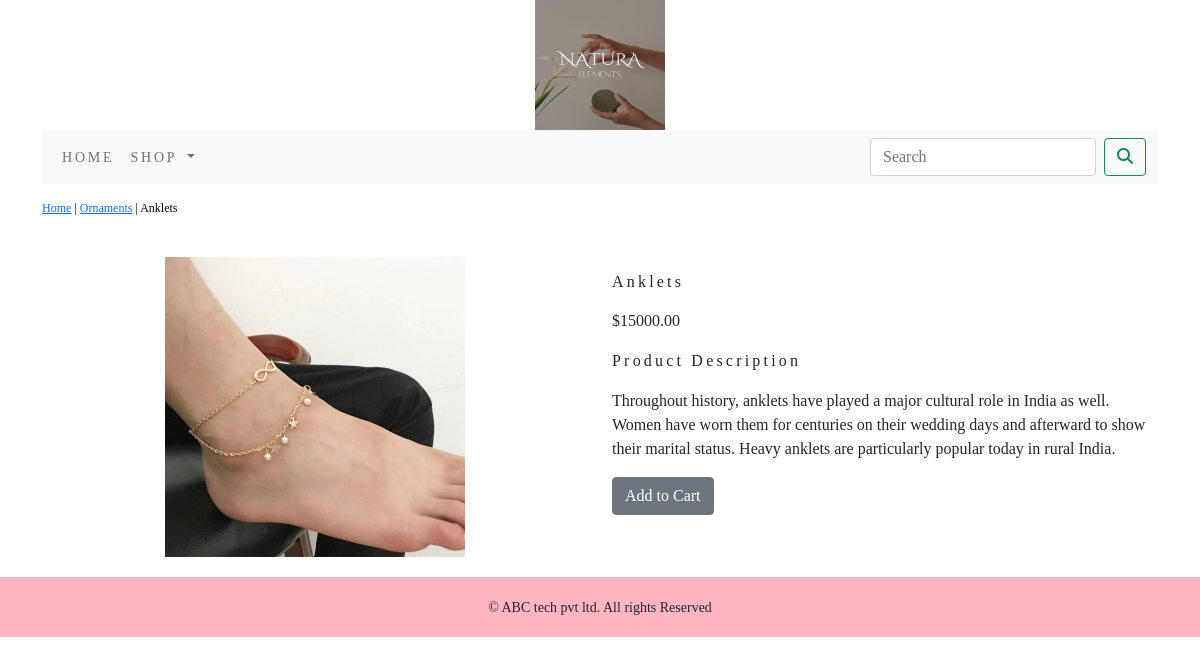
Page /SHOP/ornaments/anklets/ on the committed database.
### SHOP/models.py (models this page shows, shortened)
class Product(models.Model):
    name = models.CharField(max_length=250, unique=True)
    slug = models.SlugField(max_length=250, unique=True)
    description = models.TextField(blank=True)
    price = models.DecimalField(max_digits=10, decimal_places=2)
    category = models.ForeignKey(Category, on_delete=models.CASCADE)
    image = models.ImageField(upload_to='product', blank=True)
    stock = models.IntegerField()
    available = models.BooleanField(default=True)
    created = models.DateTimeField(auto_now_add=True)
    updated = models.DateTimeField(auto_now=True)
    class Meta:
        ordering=('name',)
        verbose_name='product'
        verbose_name_plural='products'

class Category(models.Model):
    name = models.CharField(max_length=250, unique=True)
    slug = models.SlugField(max_length=250, unique=True)
    description = models.TextField(blank=True)
    image = models.ImageField(upload_to='category', blank=True)
    class Meta:
        ordering = ('name',)
        verbose_name = 'category'
        verbose_name_plural = 'categories'
    def get_url(self):
        return reverse('SHOP:product_by_category', args=[self.slug])
    def __str__(self):
        return '{}'.format(self.name)

### SHOP/views.py (the view)
# urls.py: path('<slug:c_slug>/<slug:products_slug>/',views.proDetail,name='prodCatdetail')
def proDetail(request,c_slug,products_slug):
    try:
        product=Product.objects.get(category__slug=c_slug,slug=products_slug)
    except Exception as e:
        raise e
    return render(request,"product.html",{'product':product})

### SHOP/context_processors.py (called while the page is built)
def menu_links(request):
    links=Category.objects.all()
    return dict(links=links)

### cart/context_processors.py (called while the page is built)
def counter(request):
    item_count=0
    if 'admin' in request.path:
        return {}
    else:
        try:
            cart=Cart.objects.filter(cart_id=_cart_id(request))
            cart_items=CartItem.objects.all().filter(cart=cart[:1])
            for cart_item in cart_items:
                item_count += cart_item.quantity
        except Cart.DoesnotExist:
            item_count =0
        return dict(item_count=item_count)

### cart/views.py (called while the page is built)
def _cart_id(request):
    cart=request.session.session_key
    if not cart:
        cart=request.session.create()
    return cart

### template/product.html (shortened to what this page needs)
{% extends 'base.html' %}
{% load static %}
{% block content %}
<div class="row my_prod_row_class">
     <div class="max_auto">
         <p> <a href="{% url 'SHOP:allProdCat' %}">Home</a> | <a href ="{{products_by_category.get_url}}">{{product.category}}</a> | {{product.name}}</p>
     </div>
<div class="container">
<br>
<div class="row">
    <div class="col-12 col-sm-12 col-md-12 col-lg-6 text-center">
        <div style="min-width:18rem">
            <img src="{{product.image.url}}" style="width:300px;height:300px;" alt="{{product.name}}">
        </div>
    </div>
      <div class="col-12 col-sm-12 col-md-12 col-lg-6">
         <div>
                  <h1 class="my_prod_title">{{product.name}}</h1>
                  <p>${{product.price}}</p>
                  <p class="my_title">Product Description</p>
                  <p class="text-justify my_prod_text">{{product.description}}</p>
          {% if product.stock <= 0 %}
          <p class="text-justify my_prod_text"><b>Out of Stock</b></p>
          {% else %}
          <a class="btn btn-secondary" href="{% url 'cart:add_cart' product.id %}">Add to Cart</a>
          {% endif %}
       </div>
      </div>
    </div>
</div>
</div>
{% endblock %}

### static/css/custom.css (style rules this page uses)
body { font-family: 'Merriweather', serif; font-family: 'Playfair Display', serif; }
.my_title { font-size:16px; text_transform:uppercase; letter-spacing:.2em; }
.my_prod_row_class { padding-top:15px; padding-bottom:20px; }
.my_prod_row_class .max_auto { color:#000; font-size:12px; text-decoration:none; }
.my_prod_title { font-size:16px; text_transform:uppercase; letter-spacing:.2em; padding-top:15px; padding-bottom:10px; }

### rows in the picture
Product: category "Ornaments", name "Anklets", image (picture), price "15000.00", description "Throughout history, anklets have played a major cultural role in India as well. Women have worn them for centuries on their wedding days and afterward to show their marital status. Heavy anklets are particularly popular today in rural India."
